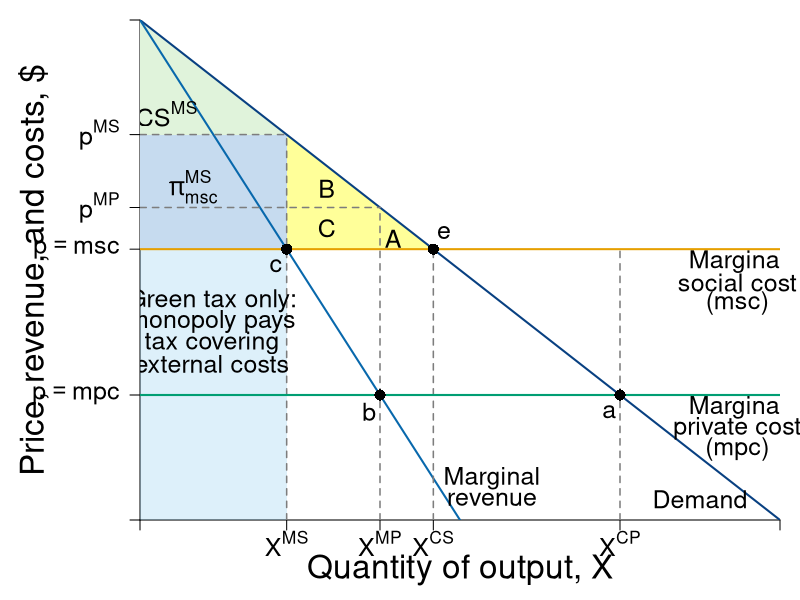

Write the R code that produced this figure.
#Graph Designer: Simon Halliday + Scott Cohn
#Authors: Bowles and Halliday
#Title: Coordination, Conflict and Competition: A Text in Microeconomics

library(shape)
pdf(file = "public_mechanism/second_best_policyb.pdf", width = 9, height = 7)

# Set parameters for graphics
axislabelsize <- 2
labelsize <- 1.5
namesize <- 1.8
annotatesize <- 1.5
graphlinewidth <- 2
segmentlinewidth <- 1.5
fadelevel <- 0.2

COL <- c("#7fc97f", "#beaed4", "#fdc086", "#ffff99", "#386cb0", "#f0027f", "#bf5b17", "#666666")
COLA <- c("#e0f3db", "#99d8c9","#66c2a4","#41ae76", "#238b45", "#005824")
COLB <- c("#c6dbef", "#4eb3d3", "#2b8cbe", "#0868ac","#084081")
COLC <- c("#fcfbfd", "#efedf5", "#dadaeb", "#bcbddc", "#9e9ac8", "#807dba", "#6a51a3", "#54278f", "#3f007d")
grays <- gray.colors(25, start = 1, end = 0, alpha = 1)
CBCols <- c("#009E73","#0072B2","#E69F00","#CC79A7", "#F0E442")


#Edited the margins to cater for the larger LHS labels
par(mar =  c(4, 7, 1, 1))

AvgRevenue <- function(x, rmax = 12, xmax = 12){
  rmax - (rmax/xmax)*x
}

MRevenue <- function(x, rmax = 12, xmax = 12){
  rmax - 2*(rmax/xmax)*x
}

AvgCost <- function(x, c0 = 2, c1 = 4){
  c0/x + c1
}

xlims <- c(0, 12)
ylims <- c(0, 12)

npts <- 501 
x <- seq(xlims[1], xlims[2], length.out = npts)
y <- seq(ylims[1], ylims[2], length.out = npts) 
a <- c(13, 16.75, 19.25)

plot(0, 0, xlim = xlims, ylim = ylims, type = "n",
     xlab = expression(paste("")),
     ylab = expression(paste("")), 
     xaxt = "n", 
     yaxt = "n", 
     cex.lab = axislabelsize, 
     bty = "n",
     xaxs = "i", 
     yaxs = "i")

costs <- c(3, 6.5)
monopoly <- c((12 - costs[1])/2, (12 - costs[2])/2)
comp <- c((12 - costs[1]), (12 - costs[2]))

ticksy <- c(0, costs[1], costs[2], AvgRevenue(monopoly[1]),  AvgRevenue(monopoly[2]), ylims[2])
ylabels <- c(NA, expression(paste(p == mpc)), expression(paste(p == msc)), expression(paste(p^{MP})),  expression(paste(p^{MS})), NA)
ticksx <- c(0, monopoly[2], monopoly[1], comp[2], comp[1], xlims[2])
xlabels <- c(NA,  expression(paste(X^{MS})), expression(paste(X^{MP})), expression(paste(X^{CS})), expression(paste(X^{CP})), NA)

axis(1, at = ticksx, pos = 0, labels = xlabels, cex.axis = labelsize)
axis(2, at = ticksy, pos = 0, labels = ylabels, las = 1, cex.axis = labelsize)

npts <- 500 
xx1 <- seq(xlims[1], xlims[2], length.out = npts)
xx3 <- seq(2, 6, length.out = npts)

#Draw the polygon for A
# xpolya <- c(comp[1], comp[1], comp[2], comp[1])
# ypolya <- c(costs[1], costs[2], costs[2], costs[1])
# polygon(x = xpolya, y = ypolya, col=rgb(230/255, 155/255, 0/255, fadelevel), 
#       density=NULL, border = NA)


#Monopoly CS no MSC: 
xpolyCSM <- c(monopoly[1], 0, 0, monopoly[1])
ypolyCSM <- c(AvgRevenue(x = monopoly[1]), 12, AvgRevenue(x = monopoly[1]), AvgRevenue(x = monopoly[1]))
polygon(x = xpolyCSM, y = ypolyCSM, col=COLA[1], density=NULL, border = NA)

#Monopoly profit no MSC, above MSC: 
xpolyMpi <- c(monopoly[2], monopoly[2], 0, 0, monopoly[2])
ypolyMpi <- c(costs[2], AvgRevenue(x = monopoly[2]), AvgRevenue(x = monopoly[2]), costs[2], costs[2])
polygon(x = xpolyMpi, y = ypolyMpi, col=COLB[1], density=NULL, border = NA)

#Monopoly profit no MSC, BELOW MSC: 
# xpolyMpiSC <- c(monopoly[2], monopoly[2], 0, 0, monopoly[2])
# ypolyMpiSC <- c(costs[1], costs[2], costs[2], costs[1], costs[1])
# polygon(x = xpolyMpiSC, y = ypolyMpiSC, col=rgb(204/255, 121/255, 167/255, fadelevel), 
#         density=NULL, border = NA)

#Total costs covering social costs 
xpolya <- c(monopoly[2], monopoly[2], 0, 0, monopoly[2])
ypolya <- c(0, costs[2], costs[2], 0, 0)
polygon(x = xpolya, y = ypolya, col=rgb(86/255, 180/255, 233/255, fadelevel),
        density=NULL, border = NA)

#Profit now Lost but is a wash
# xpolya <- c(monopoly[1], monopoly[1], monopoly[2], monopoly[2], comp[1])
# ypolya <- c(costs[1], costs[2], costs[2], costs[1], costs[1])
# polygon(x = xpolya, y = ypolya, col=rgb(230/255, 155/255, 0/255, fadelevel),
#       density=NULL, border = NA)

#Draw the polygon for B
xpolyb <- c(comp[2], monopoly[2], monopoly[2], comp[2])
ypolyb <- c(costs[2], AvgRevenue(x = monopoly[2]), costs[2], costs[2])
polygon(x = xpolyb, y = ypolyb, col=COL[4], density=NULL, border = NA)

#Draw the polygon for area C
# xpolyc <- c(monopoly[1], monopoly[1], monopoly[2], monopoly[2], monopoly[1])
# ypolyc <- c(costs[2], AvgRevenue(x = monopoly[1]), AvgRevenue(x = monopoly[2]), MRevenue(monopoly[2]), MRevenue(monopoly[2]))
# polygon(x = xpolyc, y = ypolyc, col = COLA[1], density = NULL, border = NA)

#Draw the polygon for D
# xpolyd <- c(comp[2], comp[2], monopoly[1], monopoly[1], comp[2] )
# ypolyd <- c(costs[1], AvgRevenue(x = comp[2]), AvgRevenue(x = comp[2]), costs[1], costs[1])
# polygon(x = xpolyd, y = ypolyd, col=COL[2], density=NULL, border = NA)

#Area E
# xpolye <- c(comp[1], comp[2], comp[2], comp[1])
# ypolye <- c(costs[1], AvgRevenue(x = comp[2]), costs[1], costs[1])
# polygon(x = xpolye, y = ypolye, col=COL[2], density=NULL, border = NA)


#lines(xx1, bcA(xx1, w = 10, p = 1.5), col = COLB[3], lwd = graphlinewidth)
lines(xx1, AvgRevenue(xx1, rmax = 12, xmax = 12), col = COLB[5], lwd = graphlinewidth)
lines(xx1, MRevenue(xx1, rmax = 12, xmax = 12), col = COLB[4], lwd = graphlinewidth)
#lines(xx1, AvgCost(xx1, c0 = 2, c1 = 4), col = COLA[5], lwd = graphlinewidth)

#Label the axes
#mtext(expression(paste("Quantity of output, ", X)), side=1, line = 2.5, cex = axislabelsize)

text(0.5*xlims[2], -1.2, expression(paste("Quantity of output, ", X)), xpd = TRUE, cex = axislabelsize) 
text(-2, 0.5*ylims[2], expression(paste("Price, revenue, and costs, $")), xpd = TRUE, cex = axislabelsize, srt = 90) 

#Label curves
#text(10.5, 4.5, expression(paste(ac(x) == mc(x))), cex = labelsize)
#text(10.5, 3, expression(paste(p(x) == p[max] - s*x)), cex = labelsize)
text(10.5, 0.5, expression(paste("Demand")), cex = labelsize)

text(6.6, 1, expression(paste("Marginal")), cex = labelsize)
text(6.6, 0.5, expression(paste("revenue")), cex = labelsize)

text(11.2, 6.2, expression(paste("Marginal")), cex = labelsize)
text(11.2, 5.7, expression(paste("social cost")), cex = labelsize, xpd = TRUE)
text(11.2, 5.2, expression(paste("(msc)")), cex = labelsize)

text(11.2, 2.7, expression(paste("Marginal")), cex = labelsize)
text(11.2, 2.2, expression(paste("private cost")), cex = labelsize, xpd = TRUE)
text(11.2, 1.7, expression(paste("(mpc)")), cex = labelsize)

#Labels cost and profit areas
#text(2, 0.5*AvgCost(x = 4), expression("Total Costs"), cex = labelsize)
#text(2, 6, expression("Profit"), cex = labelsize)

#Draw segments for total costs
segments(0, AvgRevenue(x = monopoly[2]), monopoly[2], AvgRevenue(x = monopoly[2]), lty = 2, col = grays[20] , lwd = segmentlinewidth)
segments(0, AvgRevenue(x = 4.5), 4.5, AvgRevenue(x = 4.5), lty = 2, col = grays[20] , lwd = segmentlinewidth)

segments(monopoly[2], 0, monopoly[2], AvgRevenue(x = monopoly[2]), lty = 2, col = grays[20] , lwd = segmentlinewidth)
segments(4.5, 0, 4.5, AvgRevenue(x = 4.5), lty = 2, col = grays[20] , lwd = segmentlinewidth)
segments(comp[2], 0, comp[2], AvgRevenue(x = comp[2]), lty = 2, col = grays[20] , lwd = segmentlinewidth)
segments(9, 0, 9, costs[2], lty = 2, col = grays[20] , lwd = segmentlinewidth)

#Price lines
segments(0, 3, xlims[2], 3, lty = 1, col = CBCols[1] , lwd = graphlinewidth)
segments(0, 6.5, xlims[2], 6.5, lty = 1, col = CBCols[3] , lwd = graphlinewidth)


#Label Points for comparison
points(monopoly[2], MRevenue(x = monopoly[2]), pch = 16, col = "black", cex = 1.5)
text(monopoly[2] -0.2, MRevenue(x = monopoly[2]) - 0.4, expression(c), cex = labelsize)

points(4.5, MRevenue(x = 4.5), pch = 16, col = "black", cex = 1.5)
text(4.5 -0.2, MRevenue(x = 4.5) - 0.4, expression(b), cex = labelsize)

points(comp[2], AvgRevenue(x = comp[2]), pch = 16, col = "black", cex = 1.5)
text(comp[2] + 0.2, AvgRevenue(x = comp[2]) + 0.4, expression(e), cex = labelsize)

points(9, AvgRevenue(x = 9), pch = 16, col = "black", cex = 1.5)
text(9 -0.2, AvgRevenue(x = 9) - 0.4, expression(a), cex = labelsize)


#points(4, AvgRevenue(x = 4), pch = 16, col = "black", cex = 1.5)
#text(7.75, 5.5, expression(A), cex = labelsize)
text(4.75, 6.75, expression(A), cex = labelsize)
text(3.5, 7, expression(C), cex = labelsize)
# text(5, 5, expression(D), cex = labelsize)
# text(6.5, 4.25, expression(E), cex = labelsize)
text(3.5, 7.95, expression(B), cex = labelsize)

text(0.5, 9.75, expression(paste(CS^{MS})), cex = labelsize)
text(1, 8, expression(paste(pi[msc]^{MS})), cex = labelsize)
#text(1, 4.25, expression(paste(pi[mpc]^{MS})), cex = labelsize)

#Arrow to mr = mc
#text(7.5, 9.5, expression(paste("Profit Maximum at")), cex = labelsize)
#text(7.5, 9, expression(paste(mr == mc)), cex = labelsize)
#Arrows(6.1, 9.2, 4.2, 4.3, col = "black", lty = 1, lwd = 2, arr.type = "triangle", arr.lwd = 0.5)

text(1.35, 5.25, expression(paste("Green tax only:")), cex = labelsize)
text(1.35, 4.75, expression(paste("monopoly pays")), cex = labelsize)
text(1.35, 4.25, expression(paste("tax covering")), cex = labelsize)
text(1.35, 3.75, expression(paste("external costs")), cex = labelsize)


dev.off()
